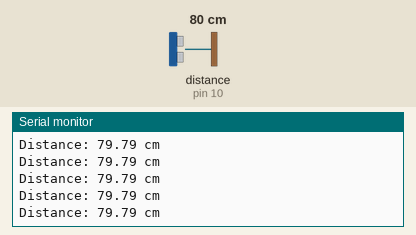
The sketch below on a simulated Arduino Uno, built with avr-gcc and run on an emulated ATmega328P. Parts: the last lines printed to the serial monitor. Wiring (inferred from the names in the program): ultrasonic range finder: trigger pin 9; echo pin 10. The inputs (shaded band) are chosen by the test bench; at power-on: distance to the obstacle (sensor on pin 10) 80 cm. The echo pulse lasts 58.3 µs per cm.

Above: at 1.2 s.
1.3 s: distance to the obstacle (sensor on pin 10) set to 9 cm
At 1.4 s:
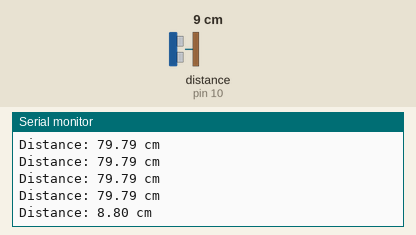
4.3 s: distance to the obstacle (sensor on pin 10) set to 2 cm
At 4.3 s:
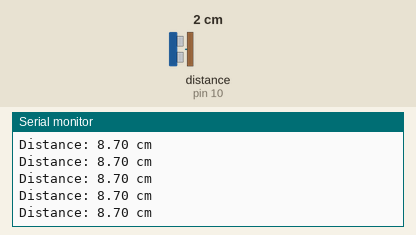
5.8 s: distance to the obstacle (sensor on pin 10) set to 18 cm
At 5.84 s:
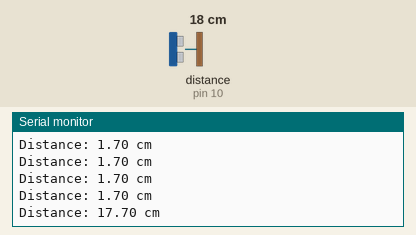
8.8 s: distance to the obstacle (sensor on pin 10) set to 9 cm
At 8.89 s:
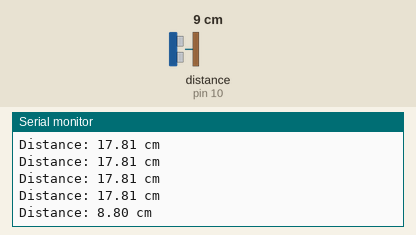
Timing chart, 0 to 11.8 s (numbered marks = the images above; inputs shaded):
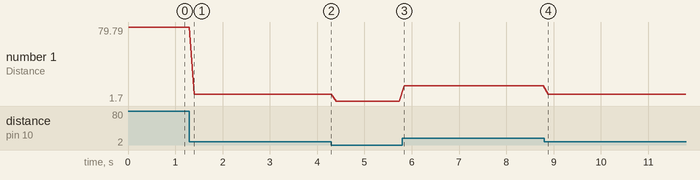

The sketch:

arduino_hcsr04_check-distance.ino
```cpp
// #define TRIG_PIN 9
// #define ECHO_PIN 10

// long readDistanceCM() {
//   // Clear trigger
//   digitalWrite(TRIG_PIN, LOW);
//   delayMicroseconds(5);

//   // Send pulse
//   digitalWrite(TRIG_PIN, HIGH);
//   delayMicroseconds(10);
//   digitalWrite(TRIG_PIN, LOW);

//   // Read echo with timeout
//   long duration = pulseIn(ECHO_PIN, HIGH, 30000);

//   if (duration == 0) {
//     return -1;
//   }

//   return (duration / 2.0) * 0.0343;
// }

// // Average multiple readings (IMPORTANT improvement)
// long getStableDistance() {
//   int samples = 5;
//   long sum = 0;
//   int valid = 0;

//   for (int i = 0; i < samples; i++) {
//     long d = readDistanceCM();
//     if (d > 0) {
//       sum += d;
//       valid++;
//     }
//     delay(30);
//   }

//   if (valid == 0) return -1;
//   return sum / valid;
// }

// void setup() {
//   Serial.begin(9600);
//   pinMode(TRIG_PIN, OUTPUT);
//   pinMode(ECHO_PIN, INPUT);
// }

// void loop() {
//   long distance = getStableDistance();

//   if (distance == -1) {
//     Serial.println("Out of range");
//   } else {
//     Serial.print("Distance: ");
//     Serial.print(distance);
//     Serial.println(" cm");
//   }

//   delay(500);
// }


// /*
//  * HC-SR04 example sketch
//  *
//  * https://create.arduino.cc/projecthub/Isaac100/getting-started-with-the-hc-sr04-ultrasonic-sensor-036380
//  *
//  * by Isaac100
//  */

// const int trigPin = 9;
// const int echoPin = 10;

// float duration, distance;

// void setup() {
//   pinMode(trigPin, OUTPUT);
//   pinMode(echoPin, INPUT);
//   Serial.begin(9600);
// }

// void loop() {
//   digitalWrite(trigPin, LOW);
//   delayMicroseconds(2);
//   digitalWrite(trigPin, HIGH);
//   delayMicroseconds(10);
//   digitalWrite(trigPin, LOW);

//   duration = pulseIn(echoPin, HIGH);
//   distance = (duration*.0343)/2;
//   Serial.print("Distance: ");
//   Serial.println(distance);
//   delay(100);
// }


#define TRIG_PIN 9
#define ECHO_PIN 10

float readDistanceCM() {
  digitalWrite(TRIG_PIN, LOW);
  delayMicroseconds(5);

  digitalWrite(TRIG_PIN, HIGH);
  delayMicroseconds(10);
  digitalWrite(TRIG_PIN, LOW);

  long duration = pulseIn(ECHO_PIN, HIGH, 30000);

  if (duration == 0) return -1;

  // return float with higher precision
  return (duration / 2.0) * 0.0343;
}

float getFilteredDistance() {
  const int samples = 3;   // small number to keep 10 Hz
  float sum = 0;
  int valid = 0;

  for (int i = 0; i < samples; i++) {
    float d = readDistanceCM();
    if (d > 0) {
      sum += d;
      valid++;
    }
  }

  if (valid == 0) return -1;
  return sum / valid;
}

void setup() {
  Serial.begin(9600);
  pinMode(TRIG_PIN, OUTPUT);
  pinMode(ECHO_PIN, INPUT);
}

void loop() {
  float distance = getFilteredDistance();

  if (distance < 0) {
    Serial.println("Out of range");
  } else {
    Serial.print("Distance: ");
    Serial.print(distance, 2); // 👈 2 decimal places
    Serial.println(" cm");
  }

  delay(100); // 👈 10 times per second (100 ms)
}
```

Measured:
- after the input at 1.3 s, the serial monitor: prints a new line after 0.10 s (image 1)
- after the input at 5.8 s, the serial monitor: prints a new line at once (image 3)
- after the input at 8.8 s, the serial monitor: prints a new line after 0.09 s (image 4)
- plotted number 1: 79.79 → 8.7 after the input at 1.3 s, 8.7 → 1.7 after the input at 4.3 s, 1.7 → 17.81 after the input at 5.8 s, 17.81 → 8.7 after the input at 8.8 s
